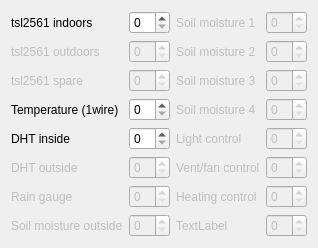
              <widget class="QWidget" name="tab_9">
               <attribute name="title">
                <string>GPIO</string>
               </attribute>
               <layout class="QHBoxLayout" name="horizontalLayout_23">
                <item>
                 <layout class="QGridLayout" name="gridLayout_19">
                  <item row="7" column="1">
                   <widget class="QSpinBox" name="spinBox_3">
                    <property name="enabled">
                     <bool>false</bool>
                    </property>
                   </widget>
                  </item>
                  <item row="3" column="2">
                   <widget class="QLabel" name="label_55">
                    <property name="enabled">
                     <bool>false</bool>
                    </property>
                    <property name="text">
                     <string>Soil moisture 4</string>
                    </property>
                   </widget>
                  </item>
                  <item row="1" column="1">
                   <widget class="QSpinBox" name="spinBox_14">
                    <property name="enabled">
                     <bool>false</bool>
                    </property>
                   </widget>
                  </item>
                  <item row="7" column="3">
                   <widget class="QSpinBox" name="spinBox_4">
                    <property name="enabled">
                     <bool>false</bool>
                    </property>
                   </widget>
                  </item>
                  <item row="2" column="3">
                   <widget class="QSpinBox" name="spinBox_20">
                    <property name="enabled">
                     <bool>false</bool>
                    </property>
                   </widget>
                  </item>
                  <item row="2" column="1">
                   <widget class="QSpinBox" name="spinBox_15">
                    <property name="enabled">
                     <bool>false</bool>
                    </property>
                   </widget>
                  </item>
                  <item row="5" column="3">
                   <widget class="QSpinBox" name="spinBox_25">
                    <property name="enabled">
                     <bool>false</bool>
                    </property>
                   </widget>
                  </item>
                  <item row="1" column="2">
                   <widget class="QLabel" name="label_53">
                    <property name="enabled">
                     <bool>false</bool>
                    </property>
                    <property name="text">
                     <string>Soil moisture 2</string>
                    </property>
                   </widget>
                  </item>
                  <item row="3" column="0">
                   <widget class="QLabel" name="label_50">
                    <property name="text">
                     <string>Temperature (1wire)</string>
                    </property>
                   </widget>
                  </item>
                  <item row="5" column="0">
                   <widget class="QLabel" name="label_64">
                    <property name="enabled">
                     <bool>false</bool>
                    </property>
                    <property name="text">
                     <string>DHT outside</string>
                    </property>
                   </widget>
                  </item>
                  <item row="6" column="2">
                   <widget class="QLabel" name="label_37">
                    <property name="enabled">
                     <bool>false</bool>
                    </property>
                    <property name="text">
                     <string>Heating control</string>
                    </property>
                   </widget>
                  </item>
                  <item row="0" column="2">
                   <widget class="QLabel" name="label_52">
                    <property name="enabled">
                     <bool>false</bool>
                    </property>
                    <property name="text">
                     <string>Soil moisture 1</string>
                    </property>
                   </widget>
                  </item>
                  <item row="6" column="1">
                   <widget class="QSpinBox" name="spinBox">
                    <property name="enabled">
                     <bool>false</bool>
                    </property>
                   </widget>
                  </item>
                  <item row="1" column="3">
                   <widget class="QSpinBox" name="spinBox_19">
                    <property name="enabled">
                     <bool>false</bool>
                    </property>
                   </widget>
                  </item>
                  <item row="6" column="0">
                   <widget class="QLabel" name="label_36">
                    <property name="enabled">
                     <bool>false</bool>
                    </property>
                    <property name="text">
                     <string>Rain gauge</string>
                    </property>
                   </widget>
                  </item>
                  <item row="5" column="1">
                   <widget class="QSpinBox" name="spinBox_24">
                    <property name="enabled">
                     <bool>false</bool>
                    </property>
                   </widget>
                  </item>
                  <item row="4" column="0">
                   <widget class="QLabel" name="label_51">
                    <property name="text">
                     <string>DHT inside</string>
                    </property>
                   </widget>
                  </item>
                  <item row="7" column="2">
                   <widget class="QLabel" name="label_61">
                    <property name="enabled">
                     <bool>false</bool>
                    </property>
                    <property name="text">
                     <string>TextLabel</string>
                    </property>
                   </widget>
                  </item>
                  <item row="0" column="0">
                   <widget class="QLabel" name="label_47">
                    <property name="text">
                     <string>tsl2561 indoors</string>
                    </property>
                   </widget>
                  </item>
                  <item row="1" column="0">
                   <widget class="QLabel" name="label_48">
                    <property name="enabled">
                     <bool>false</bool>
                    </property>
                    <property name="text">
                     <string>tsl2561 outdoors</string>
                    </property>
                   </widget>
                  </item>
                  <item row="7" column="0">
                   <widget class="QLabel" name="label_42">
                    <property name="enabled">
                     <bool>false</bool>
                    </property>
                    <property name="text">
                     <string>Soil moisture outside</string>
                    </property>
                   </widget>
                  </item>
                  <item row="0" column="3">
                   <widget class="QSpinBox" name="spinBox_18">
                    <property name="enabled">
                     <bool>false</bool>
                    </property>
                   </widget>
                  </item>
                  <item row="3" column="3">
                   <widget class="QSpinBox" name="spinBox_21">
                    <property name="enabled">
                     <bool>false</bool>
                    </property>
                   </widget>
                  </item>
                  <item row="2" column="2">
                   <widget class="QLabel" name="label_54">
                    <property name="enabled">
                     <bool>false</bool>
                    </property>
                    <property name="text">
                     <string>Soil moisture 3</string>
                    </property>
                   </widget>
                  </item>
                  <item row="3" column="1">
                   <widget class="QSpinBox" name="spinBox_16"/>
                  </item>
                  <item row="2" column="0">
                   <widget class="QLabel" name="label_49">
                    <property name="enabled">
                     <bool>false</bool>
                    </property>
                    <property name="text">
                     <string>tsl2561 spare</string>
                    </property>
                   </widget>
                  </item>
                  <item row="4" column="1">
                   <widget class="QSpinBox" name="spinBox_17"/>
                  </item>
                  <item row="5" column="2">
                   <widget class="QLabel" name="label_65">
                    <property name="enabled">
                     <bool>false</bool>
                    </property>
                    <property name="text">
                     <string>Vent/fan control</string>
                    </property>
                   </widget>
                  </item>
                  <item row="0" column="1">
                   <widget class="QSpinBox" name="spinBox_13"/>
                  </item>
                  <item row="4" column="3">
                   <widget class="QSpinBox" name="spinBox_22">
                    <property name="enabled">
                     <bool>false</bool>
                    </property>
                   </widget>
                  </item>
                  <item row="6" column="3">
                   <widget class="QSpinBox" name="spinBox_2">
                    <property name="enabled">
                     <bool>false</bool>
                    </property>
                   </widget>
                  </item>
                  <item row="4" column="2">
                   <widget class="QLabel" name="label_56">
                    <property name="enabled">
                     <bool>false</bool>
                    </property>
                    <property name="text">
                     <string>Light control</string>
                    </property>
                   </widget>
                  </item>
                 </layout>
                </item>
               </layout>
              </widget>
